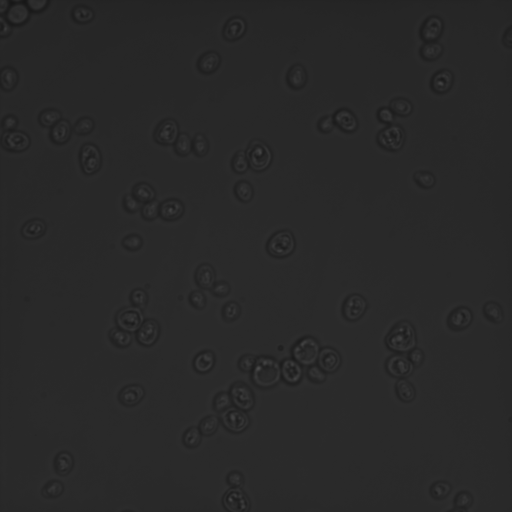
#> input picture 04-Tools/old_tests/convert_16_to_8bits_image/AgarPad1-Position1-BF-1552477544468.tiff, 512 x 512 px
$ python convert_image.py
#> lines starting #> are read from the running program, lines starting #| are printed output that depends on the picture
#> further down, img16bits is the input picture: shape (512, 512) uint16; min 6034, max 19320, mean 10457.2
# -*- coding: utf-8 -*-
"""
@author:    Williams BRETT
@date:      24-01-2019
@brief:     convert 16bits to 8bits, apply color mapping, adjust gamma, brightness and contrst auto
"""

import numpy as np
import cv2
import glob
import base64
import sys

def nothing(x):
    pass

def getsize(img):
    h, w = img.shape[:2]
    return w, h

def bytescaling(data, cmin=None, cmax=None, high=255, low=0):
#> called with high = 255, low = 0
    if data.dtype == np.uint8:
        return data
    if high > 255:
        high = 255
    if low < 0:
        low = 0
    if high < low:
        raise ValueError("`high` should be greater than or equal to `low`.")
    if cmin is None:
        cmin = data.min()
#> cmin = 6034
    if cmax is None:
        cmax = data.max()
#> cmax = 19320
    cscale = cmax - cmin
#> cscale = 13286
    if cscale == 0:
        cscale = 1
    scale = float(high - low) / cscale ; bytedata = (data - cmin) * scale + low
#> after `scale = float(high - low) / cscale`: scale = 0.0192
#> after `bytedata = (data - cmin) * scale + low`:
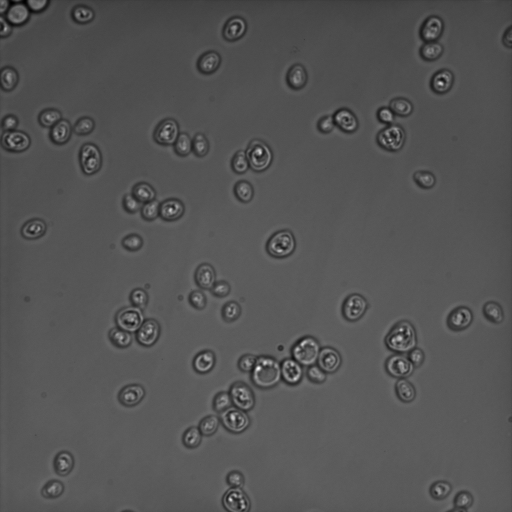
#> bytedata: shape (512, 512) float64; min 0, max 255, mean 84.9
    return (bytedata.astype(np.uint8))

def adjust_gamma(image, gamma=1.0):
    invGamma = 1.0 / gamma
    table = np.array([((i / 255.0) ** invGamma) * 255
                      for i in np.arange(0, 256)]).astype("uint8")
    return cv2.LUT(image, table)

def applyCustomColorMap(im_gray) :
    hex_str = "#8080C0" #bgr   #80FF00  color html5
    b = int('0x'+hex_str[1:-4],16); g = int('0x'+hex_str[3:-2],16);r = int('0x'+hex_str[5:],16)
    stepr1 = (256-r)/128;stepg1 = (256-g)/128;stepb1 = (256-b)/128
    stepr2 = r/128;stepg2 = g/128;stepb2 = b/128
    lut = np.zeros((256, 1, 3), dtype=np.uint8)
    lut[:, 0, 0] = 256 * [0];lut[:, 0, 1] = 256 * [0];lut[:, 0, 2] = 256 * [0]
    for i in range(0,128):
        lut[:, 0, 0][i] = int(255 - i*stepr1);lut[:, 0, 1][i] = int(255 - i*stepg1);lut[:, 0, 2][i] = int(255 - i*stepb1)
    for i in range(128,256):
        lut[:, 0, 0][i] = int(r - (i-128)*stepr2);lut[:, 0, 1][i] = int(g - (i-128)*stepg2);lut[:, 0, 2][i] = int(b - (i-128)*stepb2)
    im_color = cv2.LUT(im_gray, lut)
    return im_color
bins = np.arange(256).reshape(256,1)

def hist_curve(im, autoBC, activate):
#> called with autoBC = True, activate = True
    global Imin, Imax
    h = np.ones((300,256,3))
    if len(im.shape) == 2:
        color = [(255,255,255)]
    elif im.shape[2] == 3:
        color = [ (255,0,0),(0,255,0),(0,0,255) ]
    for ch, col in enumerate(color):
        hist_item = cv2.calcHist([im],[ch],None,[256],[0,256])
        cv2.normalize(hist_item,hist_item,0,255,cv2.NORM_MINMAX)
        hist=np.int32(np.around(hist_item))
        cdf = hist.cumsum() #histogramm cumulé
        cdf_normalized = cdf * 0.01 * 100 / cdf.max() # this line not necessary.
        if activate == True and autoBC == True:
            Imin = np.where(cdf_normalized>=0.01)[0][0]
            Imax  = np.where(cdf_normalized>=0.99)[0][0]
        pts = np.int32(np.column_stack((bins,hist)))
        cv2.polylines(h,[pts],False,col)
        if activate == True :
            cv2.line(h,(Imax,300),(Imin,0),(255,0,0),1)
            i = 0
            for el in cdf_normalized :
                cv2.circle(h,(i,int(300*cdf_normalized[i])),1, (255,0,255), 1)
                i=i+1
#> this loop made 1 pass
#> (Imin, Imax) on pass 1: (50, 115)
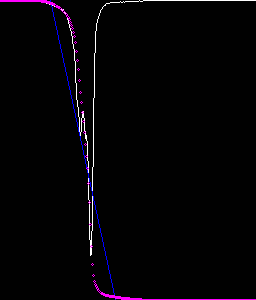
#> h: shape (300, 256, 3) float64; mean of channels 0, 1, 2 5.9, 3.2, 4.9; drawn as B, G, R
    y=np.flipud(h)
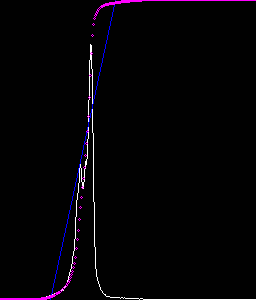
#> y: shape (300, 256, 3) float64; mean of channels 0, 1, 2 5.9, 3.2, 4.9; drawn as B, G, R
    return y


if __name__ == "__main__":

    path = 'AgarPad1-Position1-BF-1552477544468.tiff'
    img16bits = cv2.imread(path,cv2.IMREAD_UNCHANGED)
    img8bits = bytescaling(img16bits)

    image = img8bits
    new_image = np.ones(image.shape, image.dtype)
    im_color_adjust = adjust_gamma(image,gamma=1)

    while True:
        try:
            cv2.imshow("img16bits",img16bits)
            cv2.imshow("img8bits",img8bits)
            cv2.imshow("im_color_adjust_gamma",im_color_adjust)
            curve = hist_curve(image,True,True)
            cv2.imshow('histogram_img8bits',curve)
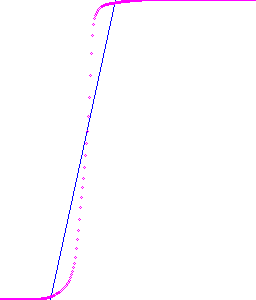
#> window 'histogram_img8bits': shape (300, 256, 3); mean B, G, R 255, 252.3, 254
            alpha = 255. / (Imax-Imin)
#> alpha = 3.92
            beta = -1 * Imin  * alpha
#> beta = -196.2
            new_image = np.clip(alpha*image + beta, 0,255).astype(np.uint8)
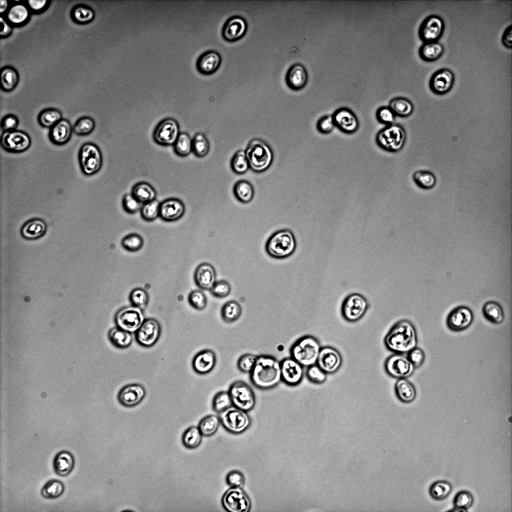
#> new_image: shape (512, 512); min 0, max 255, mean 134.1
            cv2.imshow("Corr.B&C!img8bits",new_image)
            aCC = applyCustomColorMap((cv2.cvtColor(new_image, cv2.COLOR_GRAY2BGR)))
#> in applyCustomColorMap, `im_color = cv2.LUT(im_gray, lut)`:
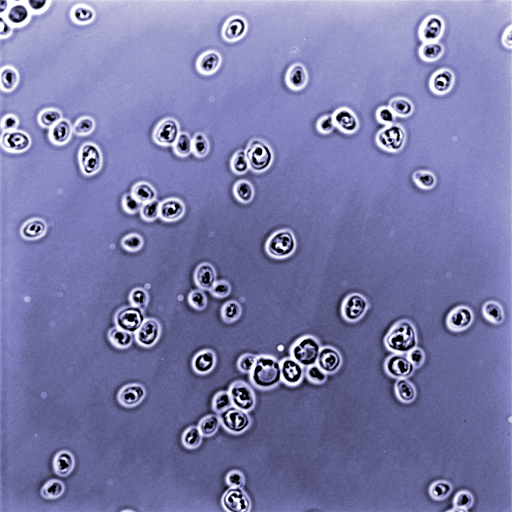
#> im_color: shape (512, 512, 3); mean B, G, R 170.1, 121.5, 121.5
            #aCC = cv2.applyColorMap(new_image, cv2.COLORMAP_OCEAN)
            cv2.imshow("ColorMap",aCC)
        except Exception as e:
            print(e)
        ch = cv2.waitKey(5) & 0xFF
#> (key q is pressed here)
        if ch == ord('q'):
            break
    cv2.destroyAllWindows()
